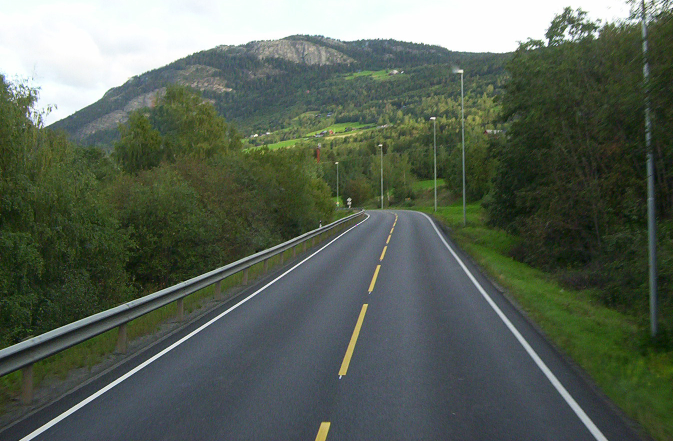
%> input picture sobel/road.bmp, 1346 x 882 px (shown at 1/2 size)
$ octave sobel_fft.m   (GNU Octave 9; MATLAB toolbox functions it lacks are replaced by stand-ins)
%> lines starting %> are read from the running program, lines starting %| are printed output that depends on the picture; in (x1, y1, x2, y2) boxes, pixels count from 0 and x2, y2 are one past the last pixel; in counts of white or black regions, pixels touching at a corner belong together; the program's own positions count from 1
### sobel/conv2Dfft2.m
function [ C ] = conv2Dfft2( A,B )
% 2D Conv by 2D fft
    sz = size(A);
    C = ifft2(fft2(A).*fft2(B, sz(1),sz(2))); %zero padding
end

### sobel/sobel_fft.m
clear all;
C = rgb2gray(imread('road.bmp'));
%> C: size 882x1346 uint8; min 1, max 255, mean 95.1
C = imresize(C,0.6);
%> C: size 530x808 uint8
%figure(1);imshow(C);
C = double(C);
%> C: size 530x808 double
%kernel
blur_kernel = fspecial('gaussian', [10 10], 2); %blur
hx = [ 1 2 1]'*[-1 0 1]; %sobel
hy = hx'; %sobel
LPF = ones(3,3);
median_kernel = ones(10,10);
median_kernel = median_kernel/sum(sum(median_kernel));
A=C;
tic
A = conv2Dfft2(A, blur_kernel); %blur
%> in conv2Dfft2, `C = ifft2(fft2(A).*fft2(B, sz(1),sz(2)));`:
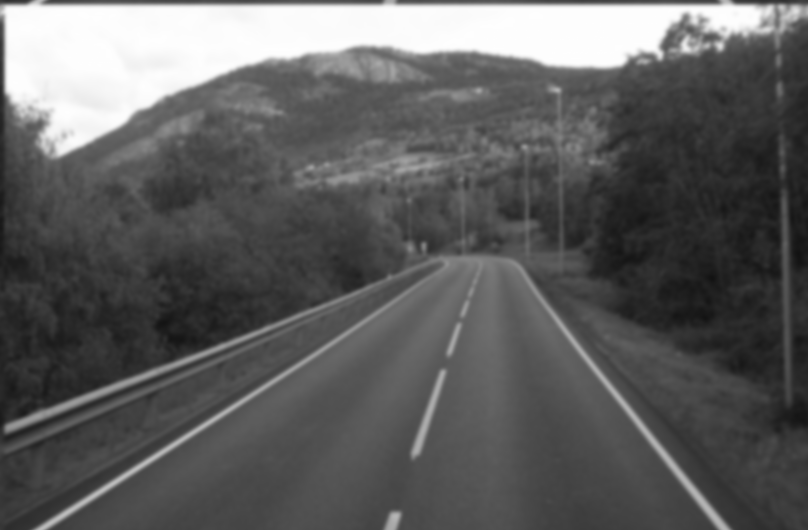
%> C: size 530x808 double; min 18.27, max 254.2, mean 95.1
A = sqrt(conv2Dfft2(A, hx).^2+conv2Dfft2(A, hy).^2);%sobel edge detect
%> call 2 of conv2Dfft2, with B = [-1 0 1; -2 0 2; -1 0 1]
%> in conv2Dfft2 (call 2), `C = ifft2(fft2(A).*fft2(B, sz(1),sz(2)));`:
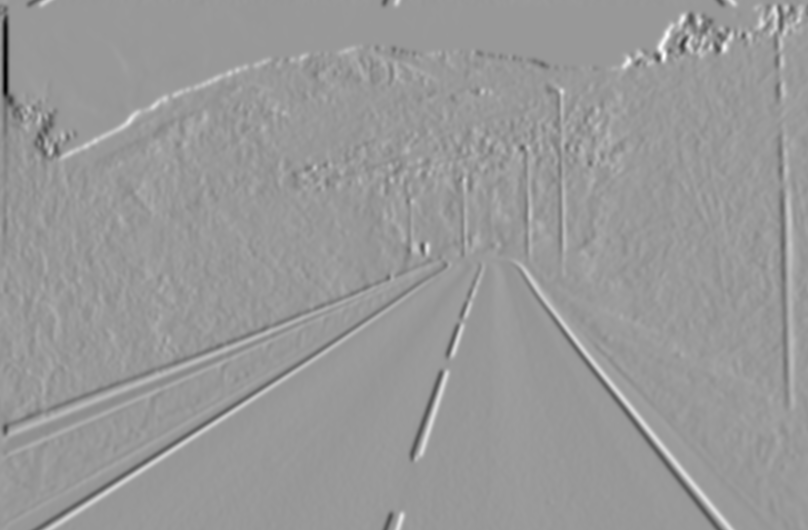
%> C: size 530x808 double; min -327.5, max 219.3, mean 0; drawn with min black and max white
%> call 3 of conv2Dfft2, with B = [-1 -2 -1; 0 0 0; 1 2 1]
%> in conv2Dfft2 (call 3), `C = ifft2(fft2(A).*fft2(B, sz(1),sz(2)));`:
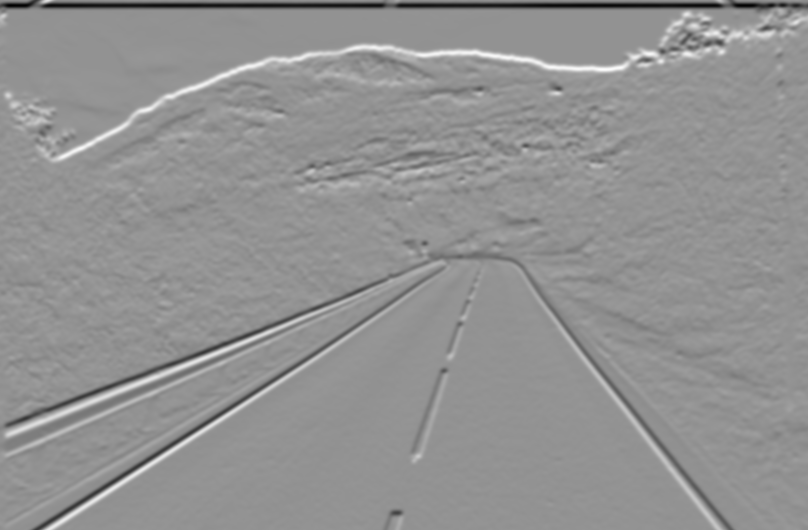
%> C: size 530x808 double; min -321.2, max 237.8, mean 0; drawn with min black and max white
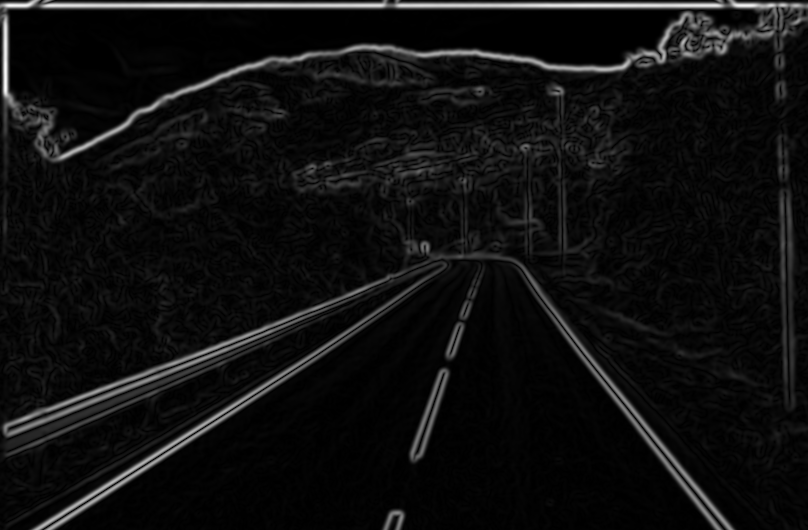
%> A: size 530x808 double; min 5.03e-15, max 327.6, mean 20.6; drawn with min black and max white
B = (A>80); %thresholding
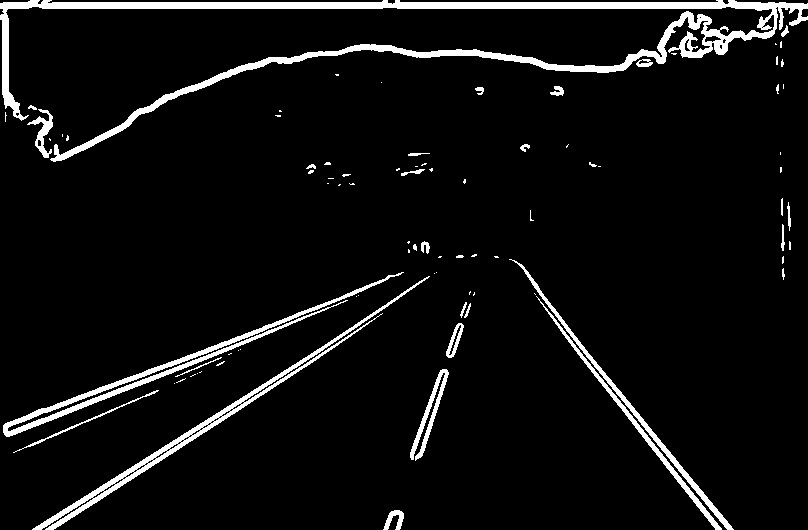
%> B: size 530x808 logical; 6% white; 85 white regions (54 under 20 px), largest, box (x1, y1, x2, y2) and area: (0, 0, 808, 162) 12720, (32, 276, 430, 530) 3486, (3, 272, 404, 437) 3449
A = B.*A;
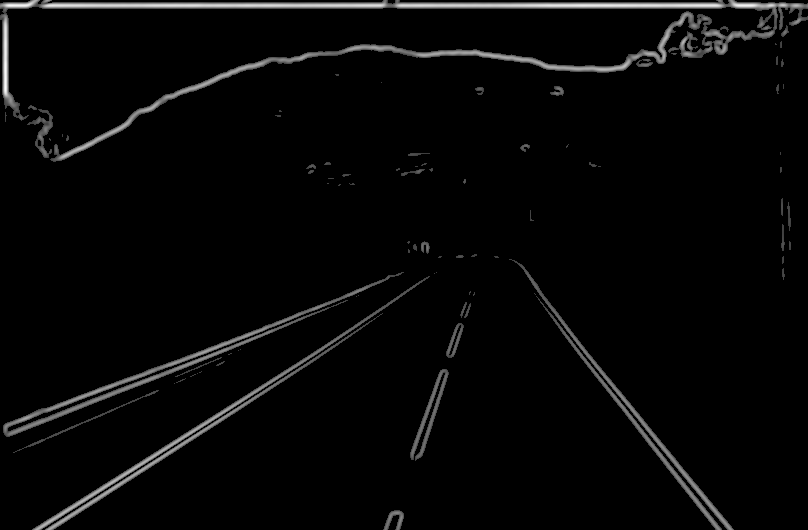
%> A: size 530x808 double; min 0, max 327.6, mean 9; drawn with min black and max white
%A = conv2Dfft2(A, median_kernel); %blur
toc

%A = filtering2D(A, LPF);

figure(2);imshow(uint8(A))
%> after `imshow(uint8(A))`:
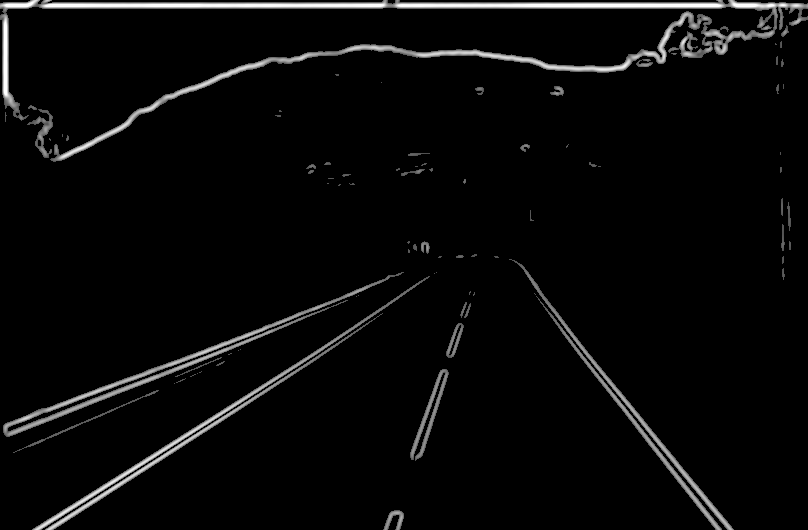
%> displayed picture: size 530x808, on the screen's scale of 0 to 255; min 0, max 255, mean 8.9
